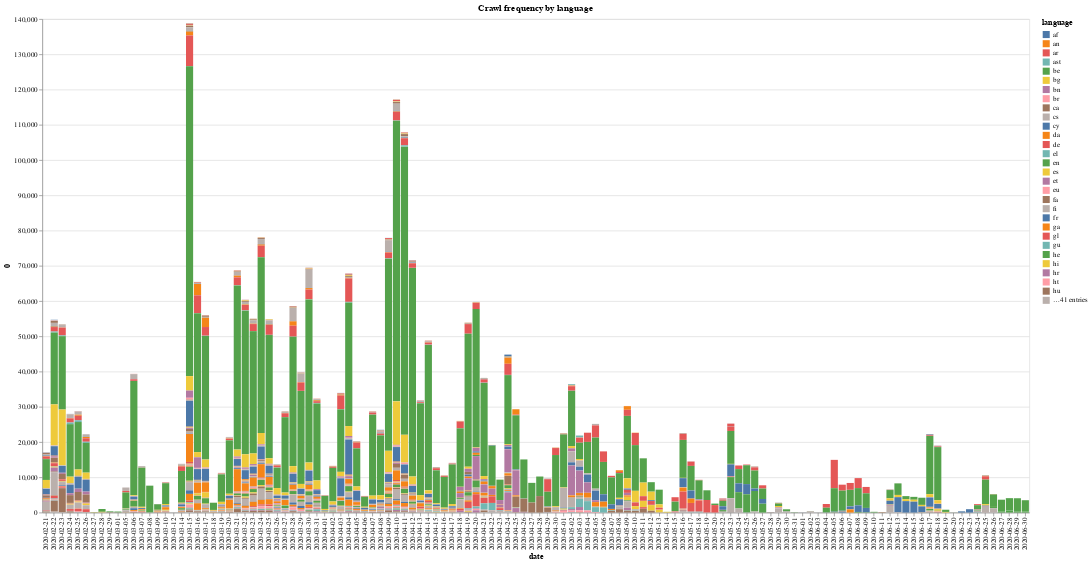

This figure's notebook cell:
### Code cell
## Altair has a default limit of 5000 rows, and this DataFrame is ~11000 rows, so we're going to disable the max allowed rows.
alt.data_transformers.disable_max_rows()

crawl_chart = (
    alt.Chart(web_pages_byCrawlDate_byLanguage)
    .mark_bar()
    .encode(
        x="date:O",
        y="0:Q",
        color="language",
        tooltip="language",
        order=alt.Order("language", sort="descending"),
    )
)

crawl_chart.properties(width=1400, height=700, title="Crawl frequency by language")

### Figure 1 — Vega-Lite specification as saved in the notebook (floating-point values rounded to 4 significant figures; data arrays with more than 128 entries replaced by an {"elided": "..."} marker saying what was removed)
{"config": {"view": {"continuousWidth": 400, "continuousHeight": 300}}, "data": {"name": "data-e54915517d38e3257cf73b4e8a5e8b22"}, "mark": "bar", "encoding": {"color": {"type": "nominal", "field": "language"}, "order": {"type": "nominal", "field": "language", "sort": "descending"}, "tooltip": {"type": "nominal", "field": "language"}, "x": {"type": "ordinal", "field": "date"}, "y": {"type": "quantitative", "field": "0"}}, "height": 700, "title": "Crawl frequency by language", "width": 1400, "$schema": "https://vega.github.io/schema/vega-lite/v4.8.1.json", "datasets": {"data-e54915517d38e3257cf73b4e8a5e8b22": {"elided": "4659 records"}}}
